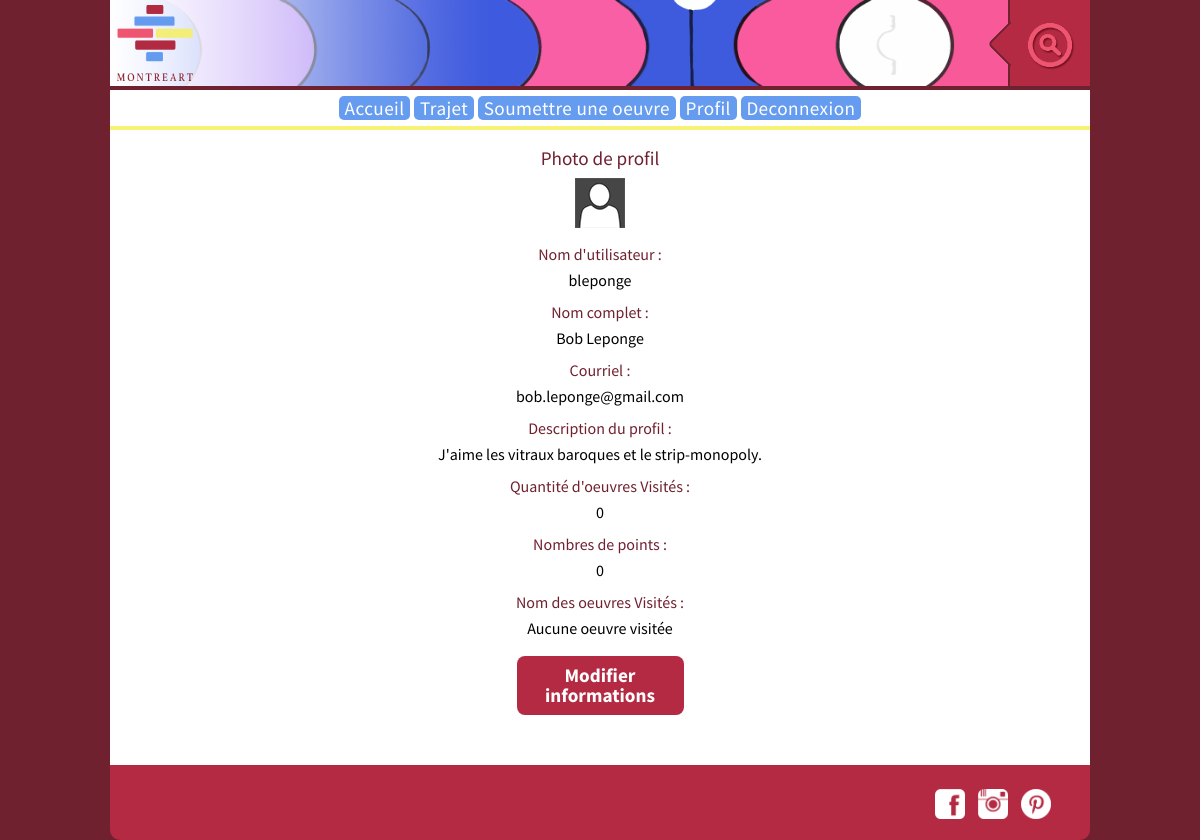
The page /?r=profil (signed in) on the database its author committed.
### tables this page shows
CREATE TABLE Utilisateurs (idUtilisateur INT  AUTO_INCREMENT NOT NULL,
nomUsager VARCHAR(50) UNIQUE,
motPasse VARCHAR(32),
prenom VARCHAR(50),
nom VARCHAR(50),
courriel VARCHAR(50) UNIQUE,
descriptionProfil TEXT,
photoProfil VARCHAR(100),
administrateur BOOL,
PRIMARY KEY (idUtilisateur) );

### index.php (called while the page is built, shortened)
<?php
	require_once("./config.php");
	$oCtl = new Controler();
	$oCtl->gerer();
?>

### lib/BDD/BaseDeDonnees.class.php (called while the page is built, shortened)
<?php
class BaseDeDonnees {
    private $hote = HOTE;
    private $utilisateur = UTILISATEUR;
    private $pass = PASS;
    private $nombd = BDD;
    private $database;
    private $instruction;
    private static $_instance = null;
	public static function getInstance() {
		if(!self::$_instance)
		{
			self::$_instance = new self();
		}
		return self::$_instance;
	}
    private function __construct() {
        $dsn = 'mysql:host=' . $this->hote . ';dbname=' . $this->nombd;
        $options = array(
            PDO::ATTR_PERSISTENT => true,
            PDO::ATTR_ERRMODE => PDO::ERRMODE_EXCEPTION
        );
        try {
            $this->database = new PDO($dsn, $this->utilisateur, $this->pass, $options);
        }
        catch (PDOException $e) {
            $this->erreur = $e->getMessage();
        }
    }
    public function query($requete) {
        $this->database->query("SET NAMES 'utf8'");
        $this->instruction = $this->database->prepare($requete);
    }
    public function bind($param, $value, $type = null) {
        if (is_null($type)) {
            switch (true) {
                default:
                    $type = PDO::PARAM_STR;
            }
        }
        $this->instruction->bindValue($param, $value, $type);
    }
    public function execute() {
        try {
            $resultat = $this->instruction->execute();
        }
        catch(PDOException $e) {
            $msgErreur = "Erreur de traitement : " . $e->getMessage();
            return $msgErreur;
        }
    }
    public function uneLigne() {
        $this->execute();
        return $this->instruction->fetch(PDO::FETCH_ASSOC);
    }
}

### modeles/Utilisateur.class.php (called while the page is built, shortened)
<?php
class Utilisateur {
    private static $database;
	function __construct() {
        if (!isset(self::$database)) {
            self::$database = BaseDeDonnees::getInstance();
        }
    }
     public function countVisiteOeuvre($idUtilisateur){
        self::$database->query('SELECT COUNT(*) FROM visitent WHERE idUtilisateur = :idUtilisateur');
        self::$database->bind(':idUtilisateur', $idUtilisateur);
       if ($oeuvreBDD = self::$database->uneLigne()) {
            $idOeuvre = $oeuvreBDD;
        }else $idOeuvre = 0;
        return $idOeuvre;
    }
    public function getUtilisateurById($idUtilisateur) {
        self::$database->query('SELECT * FROM utilisateurs WHERE idUtilisateur = :utilisateur');
        self::$database->bind(':utilisateur', $idUtilisateur);
        $infoUtilisateur = array();
        if ($utilisateurBDD = self::$database->uneLigne()) {
            $infoUtilisateur = $utilisateurBDD;
        }
        return $infoUtilisateur;
    }
    public function getOeuvresVisiter ($idUtilisateur) {
        $infoVisite = array();
        self::$database->query('SELECT * FROM oeuvres JOIN visitent ON visitent.idOeuvre = oeuvres.idOeuvre WHERE visitent.idUtilisateur = :idUtilisateur');
        self::$database->bind(':idUtilisateur', $idUtilisateur);
        if ($lignes = self::$database->resultset()) {
              foreach ($lignes as $oeuvres) {
                $uneOeuvre = array("titre"=>$oeuvres["titre"], "idOeuvre"=>$oeuvres["idOeuvre"]);
                $infoVisite[] = $uneOeuvre;
            }
        } return $infoVisite;
    }
}
?>

### config.php (called while the page is built, shortened)
<?php
	function my_autoloader($class)
	{
		$dossierClasse = array('modeles/', 'vues/', 'lib/BDD/', 'lib/', 'config/', '' );
	}
?>

### vues/VueProfil.class.php (the view, shortened to what this page needs)
<?php
class VueProfil extends Vue {
    private $nbrOeuvreVisite;
    private $profilUtilisateur;
    private $oeuvreVisiter;
    public function setData($nbrOeuvreVisite,$profilUtilisateur,$informationsAModifier,$msgErreurs,$oeuvreVisiter) {
        $this->nbrOeuvreVisite = $nbrOeuvreVisite;
        $this->profilUtilisateur = $profilUtilisateur;
        $this->oeuvreVisiter = $oeuvreVisiter;
    }
    public function afficherBody() {
         if (!isset($_SESSION["idUsager"]) || $_SESSION["idUsager"] === "1") {
            echo "<p class='msgAccesNonAuthorise'>Vous devez être connecté pour accéder à cette page</p>";
        } else {
    ?>
        <div class="profileUser" id="">
            <h3>Photo de profil</h3>
            <p class="imageProfile">
            <?php
            if ($this->profilUtilisateur['photoProfil'] != null) {
                        $imgPhoto = $this->profilUtilisateur['photoProfil'];
                        echo "<img src = '$imgPhoto'>";
                }
                else {
                    $imgDefaut = "images/photoProfilDefaut.jpg";
                    echo "<img src = '$imgDefaut'>";
                }?>
            </p>
            <h4>Nom d'utilisateur :</h4>
            <?php
                echo "<p class='profileUserBio'>".$this->profilUtilisateur['nomUsager']."</p>";
            ?>
            <h4>Nom complet :</h4>
            <?php
                echo "<p class='profileUserBio'>".$this->profilUtilisateur['prenom']." ".$this->profilUtilisateur['nom']."</p>";
            ?>
            <h4>Courriel :</h4>
            <?php
                echo "<p class='profileUserBio'>".$this->profilUtilisateur['courriel']."</p>";
            ?>
            <h4>Description du profil :</h4>
            <?php
                if ($this->profilUtilisateur['descriptionProfil'] != "") {
                    echo "<p class='profileUserBio'>".$this->profilUtilisateur['descriptionProfil']."</p>";
                }
                else {
                    echo "<p class='profileUserBio'>Aucune description</p>";
                }
            ?>
            <h4>Quantité d'oeuvres Visités :</h4>
            <?php echo "<p>".$this->nbrOeuvreVisite['COUNT(*)']."</p>"; ?>
            <h4>Nombres de points :</h4>
            <?php echo "<p>".(5*$this->nbrOeuvreVisite['COUNT(*)'])."</p>"; ?>
             <h4>Nom des oeuvres Visités :</h4>
            <?php
                if ($this->oeuvreVisiter) {
                    for ($i = 0; $i < count($this->oeuvreVisiter); $i++)
                    {
                    echo "<p><a target = '_blank' class='lienOeuvreProfil' href=http://".$_SERVER['HTTP_HOST']."?r=oeuvre&o=".$this->oeuvreVisiter[$i]["idOeuvre"].">" . $this->oeuvreVisiter[$i]["titre"] . "</a></p>";
                    }
                }
                else {
                    echo "<p class='profileUserBio'>Aucune oeuvre visitée</p>";
                }
            ?>
            <a  id ="modifInfosProfil" class="boutonMoyenne boutonsLiens boutonHover" href="javascript:;">Modifier informations</a>
        </div>
<?php
        }
    }
}
?>

### css/styles.css (style rules this page uses)
html, body, div, span, applet, object, iframe, h1, h2, h3, h4, h5, h6, p, blockquote, pre, a, abbr, acronym, address, big, cite, code, del, dfn, em, img, ins, kbd, q, s, samp, small, strike, strong, sub, sup, tt, var, b, u, i, center, dl, dt, dd, ol, ul, li, fieldset, form, label, legend, table, caption, tbody, tfoot, thead, tr, th, td, article, aside, canvas, details, embed, figure, figcaption, footer, header, hgroup, menu, nav, output, ruby, section, summary, time, mark, audio, video { margin: 0; padding: 0; border: 0; font-size: 100%; font: inherit; vertical-align: baseline; }
body { line-height: 1; }
html { background-color: #70212F; }
body { margin: 0; padding: 0; font-family: 'Source Sans Pro', sans-serif; max-width: 980px; }
h3 { font-family: 'Source Sans Pro', sans-serif; color: #70212F; font-size: 1.2em; margin-top: 1em; }
h4 { font-family: 'Source Sans Pro', sans-serif; color: #70212F; font-size: 1em; margin-top: 1em; }
a { font-family: 'Source Sans Pro', sans-serif; color: #000000; text-decoration: none; }
p { margin-top: 10px; }
.boutonMoyenne { width: auto; text-align: center; background-color: #659CEF; font-family: 'Source Sans Pro', sans-serif; color: #fff; padding: 10px; font-size: 1.2em; cursor: pointer; border-radius: 5px; margin: 30px; border: none; }
.boutonsLiens { width: 80%; display: inline-block; background: #B32A42; border-radius: 8px; margin: 0 0 20px 0; font-weight: bold; }
#modifInfosProfil { margin-top: 20px; }
.profileUser { text-align: center; }
.profileUser img { max-width: 200px; height: auto; }
@media (min-width: 480px) { .boutonsLiens { width: 15%; display: inline-block; background: #B32A42; border-radius: 8px; margin: 20px; font-weight: bold; font-size: 0.8em; } }
@media (min-width: 800px) { html { width: 100%; height: 100%; } }
@media (min-width: 800px) { body { width: 100%; height: auto; margin: 0 auto; position: relative; bottom: 0; } }
@media (min-width: 800px) { .boutonsLiens { width: 15%; display: inline-block; background: #B32A42; border-radius: 8px; margin: 20px; font-weight: bold; font-size: 1.2em; } }
@media (min-width: 1024px) { html { width: 980px; margin: 0 auto; } }
@media (min-width: 1024px) { body { width: 100%; } }
@media (min-width: 1024px) { .boutonsLiens { width: 15%; display: inline-block; background: #B32A42; border-radius: 8px; margin: 20px; font-weight: bold; } }

### rows shown on the page
utilisateurs: nomUsager "bleponge", prenom "Bob", nom "Leponge", courriel "bob.leponge@gmail.com", descriptionProfil "J'aime les vitraux baroques et le strip-monopoly."

### other values the page prints
$this->nbrOeuvreVisite['COUNT(*)'] "0"
5*$this->nbrOeuvreVisite['COUNT(*)'] "0"
